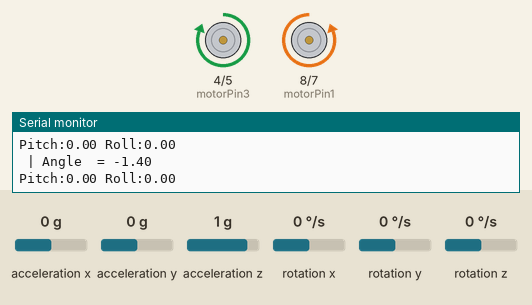
Simulated run of this sketch. Board: Arduino Uno, built with avr-gcc and run on an emulated ATmega328P. Parts: motor-driver pin pairs drawn as motors (green arrow = first pin HIGH = forward, orange = second pin HIGH = backward, longer = more drive), the last lines printed to the serial monitor. Wiring (inferred from the names in the program): MPU-6050 motion sensor at I2C address 0x68. The inputs (shaded band) are chosen by the test bench; at power-on: acceleration y 0 g, rotation x 0 °/s, acceleration x 0 g, acceleration z 1 g, rotation y 0 °/s, rotation z 0 °/s.

Above: at 5.9 s.
6.0 s: acceleration y set to -0.3 g
9.0 s: acceleration y set to -0.6 g
At 10.8 s:
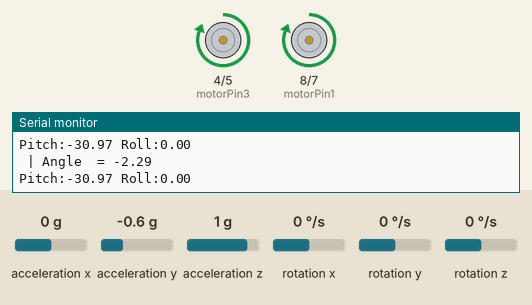
11.1 s: rotation x set to 4 °/s
14.1 s: rotation x set to 7 °/s
At 15.9 s:
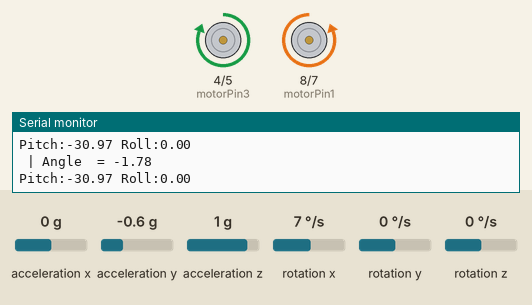
17.1 s: rotation x set to 15 °/s
20.1 s: rotation x set to 19 °/s
At 21.9 s:
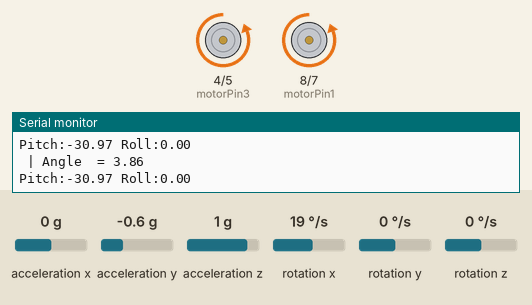
Timing chart, 0 to 23.0 s (numbered marks = the images above; inputs shaded):
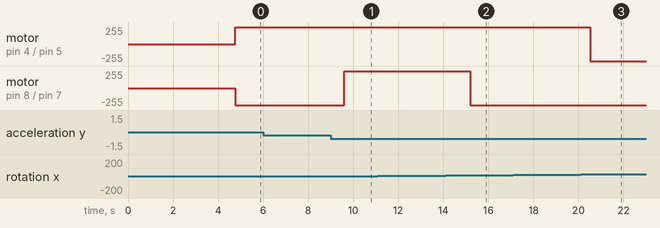

Measured:
- the behaviour switches between -0.4 and -0.5 g on acceleration y (found by bisection; images 0 and 1)
- the behaviour switches between 5 and 6 °/s on rotation x (found by bisection; images 1 and 2)
- the behaviour switches between 17 and 18 °/s on rotation x (found by bisection; images 2 and 3)
- after the input at 14.1 s, motor on pin 8 (motorPin1) / pin 7 (motorPin2): forward 255/255 → backward 255/255 after 1.1 s

The sketch:

FP_orientation_2.ino
```cpp
#include <Wire.h>
//Motor A
#define motorPin1  8
#define motorPin2  7
//Motor B
#define motorPin3  4
#define motorPin4  5
//Declaring some global variables
int gyro_x, gyro_y, gyro_z;
long gyro_x_cal, gyro_y_cal, gyro_z_cal;
boolean set_gyro_angles;
long acc_x, acc_y, acc_z, acc_total_vector;
float angle_roll_acc, angle_pitch_acc;
float angle_pitch, angle_roll;
int angle_pitch_buffer, angle_roll_buffer;
float angle_pitch_output, angle_roll_output;
long loop_timer;
int temp;
// gyro values are static measurements and pitch, roll and yaw are rate mesurements they come into action when the device drifts
void setup()
{

  Wire.begin();
  setup_mpu_6050_registers();
  for (int cal_int = 0; cal_int < 1000 ; cal_int ++)//summing the first 1000 values to create a offset
  {
    read_mpu_6050_data();
    gyro_x_cal += gyro_x;
    gyro_y_cal += gyro_y;
    gyro_z_cal += gyro_z;
    delay(3);           // 3us delay + 1us for total calculation
  }
pinMode(motorPin1, OUTPUT);
pinMode(motorPin2, OUTPUT);
pinMode(motorPin3, OUTPUT);
pinMode(motorPin4, OUTPUT);
  // divide by 1000 to get avarage offset
  gyro_x_cal /= 1000;
  gyro_y_cal /= 1000;
  gyro_z_cal /= 1000;
  Serial.begin(9600);
  loop_timer = micros();   //getting the instant when the serial commmunication begins
//  Serial.println("gyro_x: ");Serial.print(gyro_x);Serial.print(" | ");Serial.print("gyro_y: ");Serial.print(gyro_y);Serial.print(" | ");Serial.print("gyro_z: ");Serial.print(gyro_z);Serial.print(" | ");
}
void loop()
{
 read_mpu_6050_data();
 //Subtract the offset values from the raw gyro values
  gyro_x -= gyro_x_cal;
  gyro_y -= gyro_y_cal;
  gyro_z -= gyro_z_cal;
//Gyro angle calculations . Note 0.0000611 = 1 / (250Hz x 65.5) // 250 hz is the frequency of the offset calculation for loop
  angle_pitch += gyro_x * 0.0000611;
  angle_roll += gyro_y * 0.0000611;
  // 0.0000611 is converted into degrees by multiplying by pi/180
  angle_pitch += angle_roll * sin(gyro_z * 0.000001066);
  angle_roll -= angle_pitch * sin(gyro_z * 0.000001066);
  //Accelerometer angle calculations
  acc_total_vector = sqrt((acc_x*acc_x)+(acc_y*acc_y)+(acc_z*acc_z));
  //57.296 = 1 / (3.142 / 180) The Arduino sin function is in radians
  angle_pitch_acc = asin((float)acc_y/acc_total_vector)* 57.296;
  angle_roll_acc = asin((float)acc_x/acc_total_vector)* -57.296;
  Serial.print("Pitch:");Serial.print(angle_pitch_acc);
  Serial.print(" Roll:");Serial.println(angle_roll_acc);
//  delay(1000);
// get the value of the angle_pitch_acc by keeping the device in the spirit level
  angle_pitch_acc -= 1.50;   //needs to be edited
  angle_roll_acc -= -2.96;   //needs to be edited
// angle_pitch = yawed drift calculated with gyro values, angle_pitch_acc = yawed drift calculated via accelerometer values
if(set_gyro_angles){
    angle_pitch = angle_pitch * 0.9996 + angle_pitch_acc * 0.0004;     // this is when the sensor has already started moving so the gyro pitch angle is corrected using acceleration pitch angle
    angle_roll = angle_roll * 0.9996 + angle_roll_acc * 0.0004;
  }
  else{
    angle_pitch = angle_pitch_acc;                                    // this is done at the first start here the accelerometer pitch angle is copied to gyro pitch angle
    angle_roll = angle_roll_acc;
    set_gyro_angles = true;
  }
  //To dampen the pitch and roll angles a complementary filter is used
  angle_pitch_output = angle_pitch_output * 0.9 + angle_pitch * 0.1;  //adding raw pitch value to output pitch value
  angle_roll_output = angle_roll_output * 0.9 + angle_roll * 0.1;
  Serial.print(" | Angle  = "); Serial.println(angle_pitch_output);
 while(micros() - loop_timer < 4000);
 loop_timer = micros();//Reset the loop timer
if(angle_pitch_output<=2 && angle_pitch_output>=-2)
  { //Serial.println("hai");
    digitalWrite(motorPin1, LOW);
    digitalWrite(motorPin2, HIGH);//FWD
    digitalWrite(motorPin3, HIGH);
    digitalWrite(motorPin4, LOW);
  }
  else if(angle_pitch_output>2)
  {
    digitalWrite(motorPin1, LOW);
    digitalWrite(motorPin2, HIGH);//LFT
    digitalWrite(motorPin3, LOW);
    digitalWrite(motorPin4, HIGH);
  }
   else if(angle_pitch_output<-2)
  {
   digitalWrite(motorPin1, HIGH);
    digitalWrite(motorPin2, LOW);//RT
    digitalWrite(motorPin3, HIGH);
    digitalWrite(motorPin4, LOW);
  }
  else
  {
    digitalWrite(motorPin1, LOW);
    digitalWrite(motorPin2, LOW);//STOP
    digitalWrite(motorPin3, LOW);
    digitalWrite(motorPin4, LOW);
  }
}
void setup_mpu_6050_registers()
{
  //Activate the MPU-6050
  Wire.beginTransmission(0x68);
  Wire.write(0x6B);
  Wire.write(0x00);
  Wire.endTransmission();
  //Configure the accelerometer (+/-8g)
  Wire.beginTransmission(0x68);
  Wire.write(0x1C);
  Wire.write(0x10);
  Wire.endTransmission();
  //Configure the gyro (500dps full scale)
  Wire.beginTransmission(0x68);
  Wire.write(0x1B);
  Wire.write(0x08);
  Wire.endTransmission();
}
void read_mpu_6050_data()
{
  Wire.beginTransmission(0x68);
  Wire.write(0x3B);
  Wire.endTransmission();
  Wire.requestFrom(0x68,14);
  while(Wire.available() < 14);
  acc_x = Wire.read()<<8|Wire.read();
  acc_y = Wire.read()<<8|Wire.read();
  acc_z = Wire.read()<<8|Wire.read();
  temp = Wire.read()<<8|Wire.read();
  gyro_x = Wire.read()<<8|Wire.read();
  gyro_y = Wire.read()<<8|Wire.read();
  gyro_z = Wire.read()<<8|Wire.read();
//  Serial.println("gyro_x: ");Serial.print(gyro_x);Serial.print(" | ");Serial.print("gyro_y: ");Serial.print(gyro_y);Serial.print(" | ");Serial.print("gyro_z: ");Serial.print(gyro_z);Serial.print(" | ");
}
```
